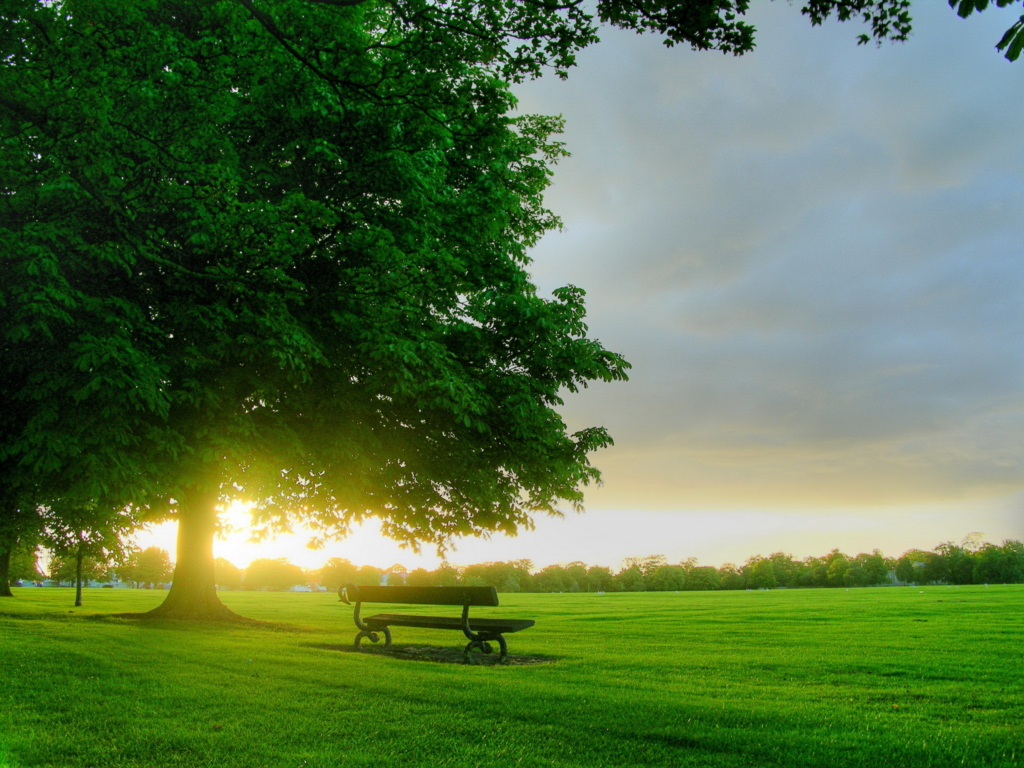
#> input picture midterm/problem01.jpg, 1024 x 768 px
$ python midterm_01.py
#> lines starting #> are read from the running program, lines starting #| are printed output that depends on the picture
import numpy as np
import matplotlib.pyplot as plt
import imageio

# 이미지 읽고 rgb 성분을 나누기 위해 3열로 데이터 가공
img = imageio.imread('problem01.jpg')
#> img is the input picture: shape (768, 1024, 3); mean R, G, B 88.3, 114.5, 69.7
reshapeImg = img.reshape(-1, 3)

# 이미지의 rgb 성분을 각각 나누기
red = reshapeImg[:, 0]
green = reshapeImg[:, 1]
blue = reshapeImg[:, 2]

# 사진 (왼쪽 위 plot)
plt.subplot(221)
plt.title('Image', fontsize=7, fontweight='bold')  # 제목 지정, 폰트 사이즈와 굵기 지정
plt.xticks(np.arange(0, 1200, step=200), fontsize=6)  # x축 표시할 값 지정, 폰트 사이즈 조절
plt.yticks(np.arange(0, 800, step=100), fontsize=6)  # y축 표시할 값 지정, 폰트 사이즈 조절
plt.imshow(img)  # 이미지 plot에 표시

# 축의 최솟값, 최댓값, 표시 할 x축 값 정하기
minmax = [0, 255, 0.00, 0.05]
x = [0, 50, 100, 150, 200, 255]


# red channel (오른쪽 위 plot)
plt.subplot(222)  # 2X2 중 2번째
plt.title('Red channel', fontsize=7, fontweight='bold')  # 제목 붙이고 폰트사이즈와 굵기 조절
plt.axis(minmax)  # x축 y축 최대, 최솟값 지정
plt.xticks(x, fontsize=6)  # x축 표시할 값 지정, 폰트 사이즈 조절
plt.yticks(fontsize=6)  # y축 표시할 값 지정, 폰트 사이즈 조절
plt.grid(True, axis='y')  # 가로 격자만 표시하기
# 히스토그램 가로축 개수, 확률 밀도로 나타내기, 색깔 지정
plt.hist(red, color='r', bins=255, density=True)

# green channel (왼쪽 아래 plot)
plt.subplot(223)
plt.title('Green channel', fontsize=7, fontweight='bold')
plt.axis(minmax)
plt.xticks(x, fontsize=6)
plt.yticks(fontsize=6)
plt.grid(True, axis='y')
plt.hist(green, color='g', bins=255, density=True)


# blue channel (오른쪽 아래 plot)
plt.subplot(224)
plt.title('Blue channel', fontsize=7, fontweight='bold')
plt.axis(minmax)
plt.xticks(x, fontsize=6)
plt.yticks(fontsize=6)
plt.grid(True, axis='y')
plt.hist(blue, color='b', bins=255, density=True)


plt.show()
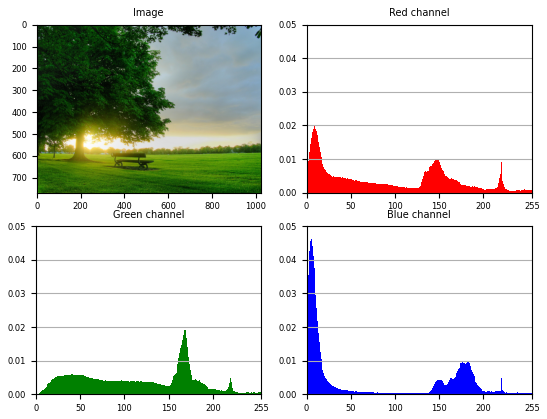
#> figure drawn by matplotlib, 4 panels; panel 2: tallest bar 0.0198 high, from x = 8 to 9; panel 3: tallest bar 0.0196 high, from x = 168 to 169; panel 4: tallest bar 0.0463 high, from x = 5 to 6
